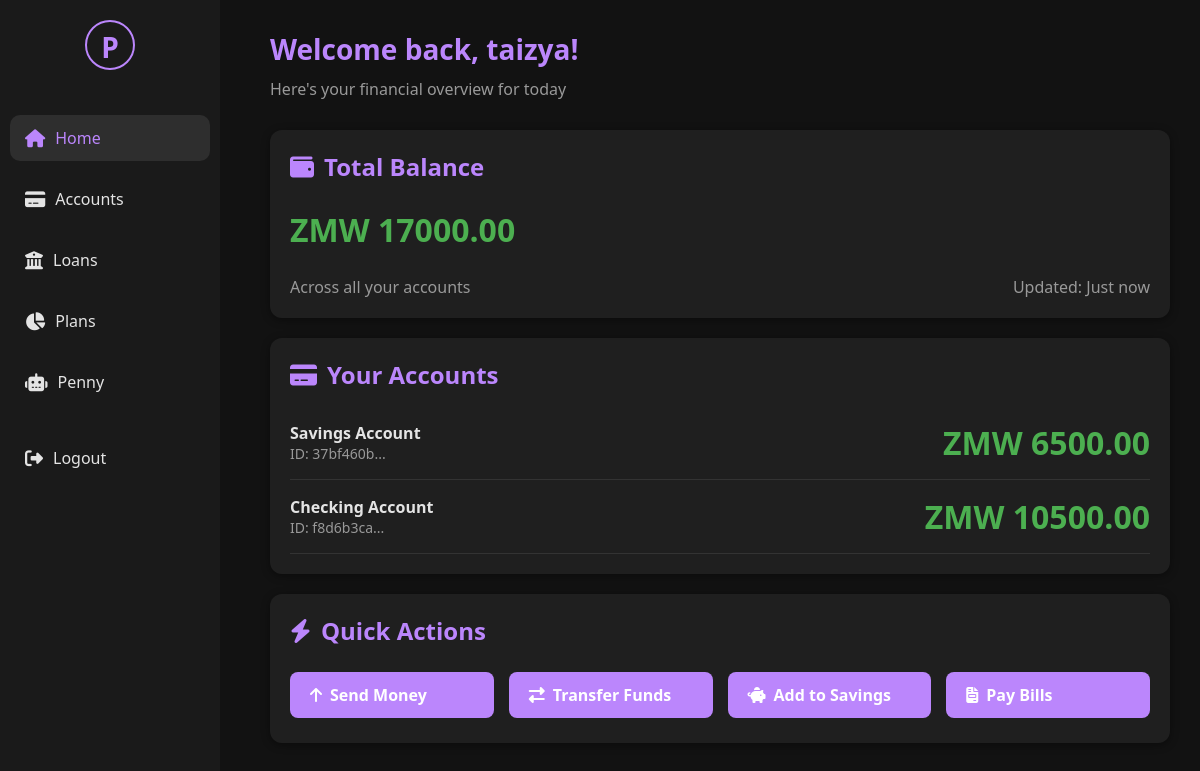
The page /dashboard (signed in) on the database as committed earlier.
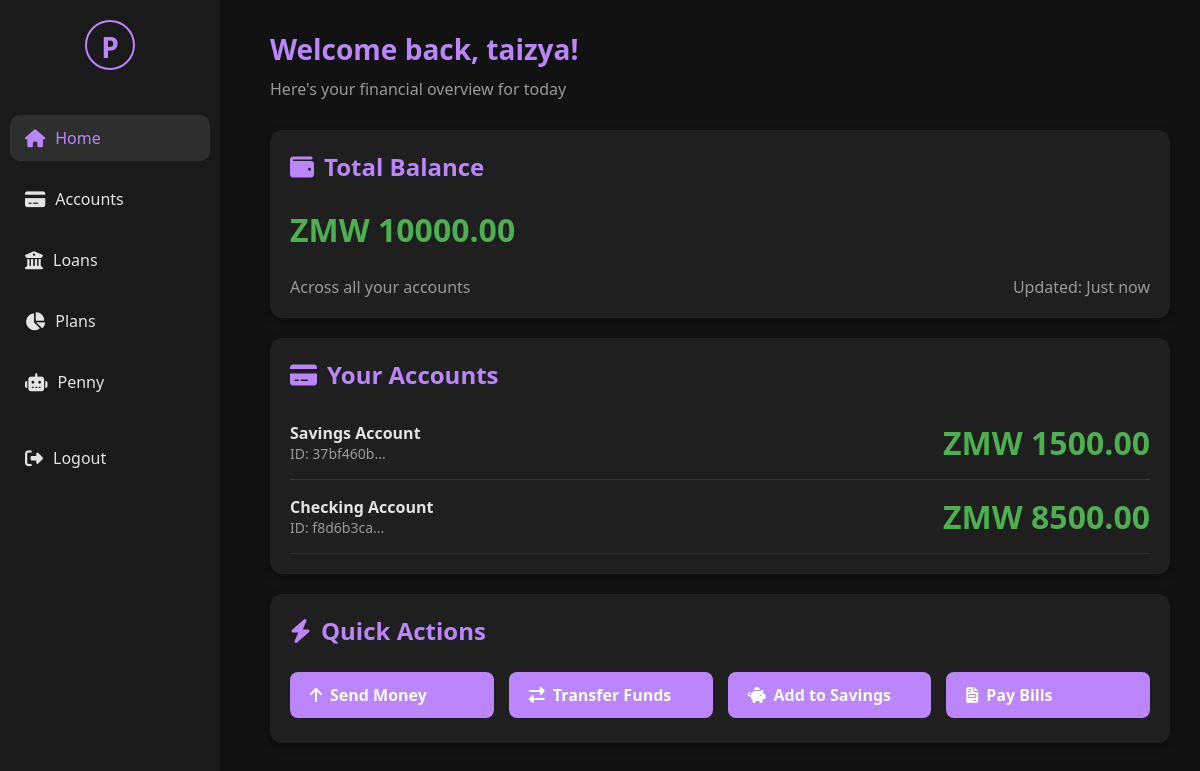
The same page on the database as committed later.
### tables this page shows
CREATE TABLE accounts (
                account_id TEXT PRIMARY KEY,
                user_id TEXT NOT NULL,
                account_type TEXT NOT NULL,
                balance REAL NOT NULL DEFAULT 0,
                active INTEGER NOT NULL DEFAULT 1
            );

### GUI/web_app.py (the view)
@app.route('/dashboard')
@login_required
def dashboard():
    user_id = session.get('user_id')
    try:
        user_accounts = account_service.get_accounts_by_user(user_id)
        total_balance = sum(account['balance'] for account in user_accounts)
    except Exception as e:
        print(f"Error fetching accounts for dashboard: {e}")
        user_accounts = []
        total_balance = 0
    return render_template('dashboard.html',
                         current_user={'username': session.get('full_name', session.get('username', 'User'))},
                         accounts=user_accounts,
                         total_balance=total_balance)

### GUI/web_app.py (called while the page is built)
@app.teardown_appcontext
def teardown_db(exception):
    close_db_connection()

def login_required(f):
    @wraps(f)
    def decorated_function(*args, **kwargs):
        if 'user_id' not in session:
            flash('Please log in to access this page.')
            return redirect(url_for('login'))
        return f(*args, **kwargs)
    return decorated_function

### account/account_service.py (called while the page is built)
    def get_accounts_by_user(self, user_id: str):
        user_id = str(user_id)
        conn = None
        try:
            conn = get_db_connection()
            cursor = conn.cursor()
            cursor.execute("SELECT * FROM accounts WHERE user_id = ?", (user_id,))
            rows = cursor.fetchall()
            accounts = []
            for row in rows:
                accounts.append({
                    "account_id": row[0],
                    "user_id": row[1],
                    "account_type": row[2],
                    "balance": row[3],
                    "active": bool(row[4])
                })
            return accounts
        finally:
            if conn:
                conn.close()

### GUI/templates/dashboard.html (shortened to what this page needs)
{% extends "base.html" %}
{% block content %}
<div class="welcome-section">
    <h1>Welcome back, {{ current_user.username }}!</h1>
    <p>Here's your financial overview for today</p>
</div>
<div class="card balance-card">
    <h2><i class="fas fa-wallet"></i> Total Balance</h2>
    <div class="balance">ZMW {{ "%.2f"|format(total_balance) if total_balance is defined else "0.00" }}</div>
    <div class="account-details">
        <span>Across all your accounts</span>
        <span>Updated: Just now</span>
    </div>
</div>
<div class="card">
    <h2><i class="fas fa-credit-card"></i> Your Accounts</h2>
    {% if accounts %}
        {% for account in accounts %}
        <div class="account-summary" style="display: flex; justify-content: space-between; align-items: center; padding: 15px 0; border-bottom: 1px solid #333;">
            <div>
                <div style="font-weight: bold;">{{ account.account_type }} Account</div>
                <div style="color: #999; font-size: 14px;">ID: {{ account.account_id[:8] }}...</div>
            </div>
            <div class="balance">ZMW {{ "%.2f"|format(account.balance) }}</div>
        </div>
        {% endfor %}
    {% else %}
        <p>You don't have any accounts yet. <a href="{{ url_for('accounts') }}" style="color: #bb86fc;">Create your first account</a> to get started!</p>
    {% endif %}
</div>
<div class="card">
    <h2><i class="fas fa-bolt"></i> Quick Actions</h2>
    <div class="quick-actions">
        <a href="{{ url_for('accounts') }}" class="btn"><i class="fas fa-arrow-up"></i> Send Money</a>
        <a href="{{ url_for('accounts') }}#transfer-tab" class="btn"><i class="fas fa-exchange-alt"></i> Transfer Funds</a>
        <a href="{{ url_for('accounts') }}" class="btn"><i class="fas fa-piggy-bank"></i> Add to Savings</a>
        <a href="{{ url_for('accounts') }}" class="btn"><i class="fas fa-file-invoice"></i> Pay Bills</a>
    </div>
</div>
{% endblock %}

Rows that differ between the two databases and show on the page:
changed accounts "Savings": balance "6500.00" → "1500.00"
changed accounts "Checking": balance "10500.00" → "8500.00"
Other text that changed with them:
{{ "%.2f"|format(total_balance) if total_balance is defined else "0.00" }}: "17000.00" → "10000.00"
